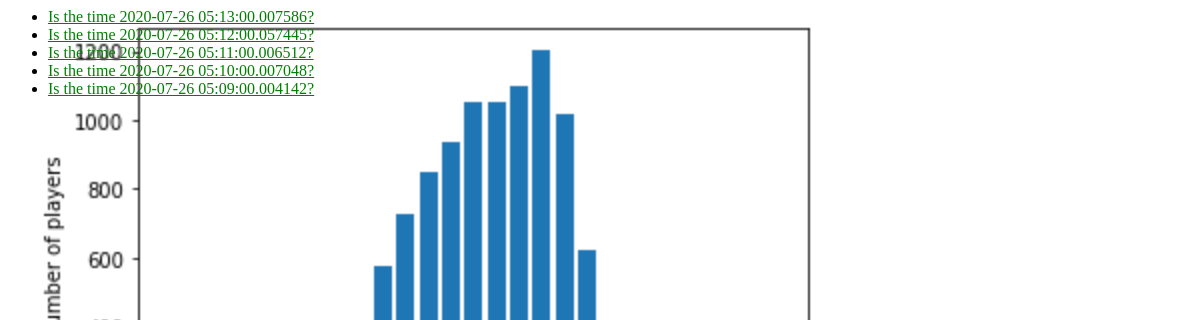
Before: /polls/ with the older database file.
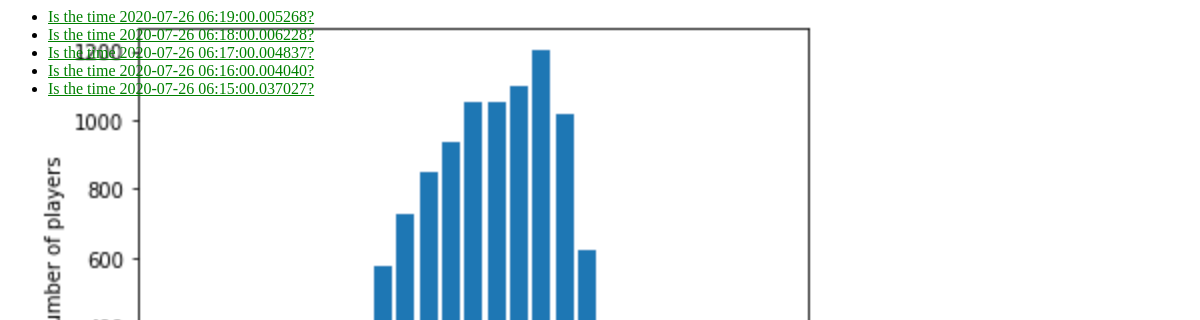
After: the same page with the newer database file.
### polls/models.py (models this page shows, shortened)
class Question(models.Model):
    question_text = models.CharField(max_length=200)
    pub_date = models.DateTimeField('date published')
    def was_published_recently(self):
        now = timezone.now()
        return now >= self.pub_date >= timezone.now() - datetime.timedelta(days=1)
    was_published_recently.admin_order_field = 'pub_date'
    was_published_recently.boolean = True
    was_published_recently.short_description = 'Published recently?'

### polls/views.py (the view)
# urls.py: path('', views.IndexView.as_view(), name='index'),
class IndexView(generic.ListView):
    template_name = 'polls/index.html'
    context_object_name = 'latest_question_list'
    def get_queryset(self):
        return Question.objects.filter(pub_date__lte=timezone.now()).order_by('-pub_date')[:5]

### polls/templates/polls/index.html
{% load static %}
<link rel="stylesheet" type="text/css" href="{% static '/polls/style.css' %}">
{% if latest_question_list %}
    <ul>
    {% for question in latest_question_list %}
        <li><a href="{% url 'polls:detail' question.id %}">{{ question.question_text }}</a></li>
    {% endfor %}
    </ul>
{% else %}
    <p>No polls are available.</p>
{% endif %}

Changed rows visible on the page:
no longer on this page (row unchanged): Question: question_text "Is the time 2020-07-26 05:13:00.007586?"
no longer on this page (row unchanged): Question: question_text "Is the time 2020-07-26 05:12:00.057445?"
no longer on this page (row unchanged): Question: question_text "Is the time 2020-07-26 05:11:00.006512?"
no longer on this page (row unchanged): Question: question_text "Is the time 2020-07-26 05:10:00.007048?"
no longer on this page (row unchanged): Question: question_text "Is the time 2020-07-26 05:09:00.004142?"
added Question: question_text "Is the time 2020-07-26 06:19:00.005268?"
added Question: question_text "Is the time 2020-07-26 06:18:00.006228?"
added Question: question_text "Is the time 2020-07-26 06:17:00.004837?"
added Question: question_text "Is the time 2020-07-26 06:16:00.004040?"
added Question: question_text "Is the time 2020-07-26 06:15:00.037027?"
